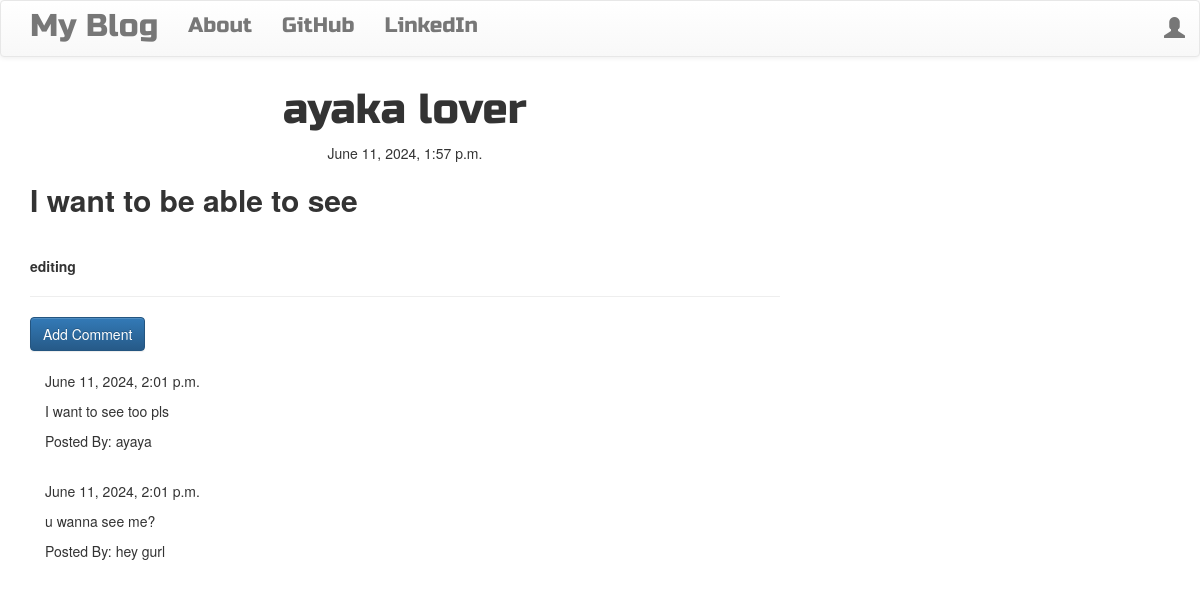
The app's page /post/1/ with its own data.
### blog/models.py (models this page shows, shortened)
class Post(models.Model):
  author = models.ForeignKey('auth.User', on_delete=models.CASCADE)
  title = models.CharField(max_length=256)
  text = models.TextField()
  create_date = models.DateTimeField(default=timezone.now)
  published_date = models.DateTimeField(blank=True, null=True)

class Comment(models.Model):
  author = models.CharField(max_length=200)
  text = models.TextField()
  create_date = models.DateTimeField(default=timezone.now)
  approved_comment = models.BooleanField(default=False)
  post = models.ForeignKey('blog.Post', related_name='comments', on_delete=models.CASCADE)

### blog/views.py (the view)
# urls.py: path("post/<int:pk>/", PostDetailView.as_view(), name="post_detail"),
class PostDetailView(DetailView):
  model = Post

### blog/templates/blog/post_detail.html (shortened to what this page needs)
<!DOCTYPE html>
{% extends "blog/base.html" %}
  {% block body_block %}
    <h1 class="post-title loader">{{ post.title }}</h1>
    {% if post.published_date %}
      <div class="date post-date">
        {{ post.published_date }}
      </div>
    {% else %}
      <a href="{% url 'post_publish' pk=post.pk %}" class="btn btn-default">Publish</a>
    {% endif %}
    <p class="post-content">{{ post.text | safe | linebreaksbr }}</p>
    <hr>
    <a href="{% url 'add_comment_to_post' pk=post.pk %}" class="btn btn-primary">Add Comment</a>
    <div class="container">
      {% for comment in post.comments.all %}
        <br>
        {% if user.is_authenticated or comment.approved_comment %}
          {{ comment.create_date }}
          <p>{{ comment.text | safe | linebreaks }}</p>
          <p>Posted By: {{ comment.author }}</p>
        {% endif %}
        {% empty %}
          <p>No Comments</p>
      {% endfor %}
    </div>
  {% endblock %}

### blog/templates/blog/base.html (shortened to what this page needs)
<!DOCTYPE html>
{% load static %}
<html lang="en">
<head>
  <link rel="stylesheet" href="https://maxcdn.bootstrapcdn.com/bootstrap/3.3.7/css/bootstrap.min.css">
  <link rel="stylesheet" href="https://cdn.jsdelivr.net/npm/bootstrap@3.3.7/dist/css/bootstrap-theme.min.css">
  <link rel="stylesheet" href="//cdn.jsdelivr.net/npm/medium-editor@latest/dist/css/medium-editor.min.css" type="text/css" media="screen" charset="utf-8">
   <link rel="stylesheet" href="{% static 'css/blog.css' %}">
</head>
<body class="loader">
   <nav class="navbar navbar-default tech-font">
    <div class="container">
      <ul class="nav navbar-nav">
        <li><a href="{% url 'post_list' %}" class="navbar-brand big-brand">My Blog</a></li>
        <li><a href="{% url 'about' %}" class="navbar-link">About</a></li>
        <li><a href="https://www.github.com" class="navbar-link">GitHub</a></li>
        <li><a href="https://www.linkedin.com" class="navbar-link">LinkedIn</a></li>
      </ul>
      <ul class="nav navbar-nav navbar-right">
        {% if user.is_authenticated %}
          <li>
            <a href="{% url 'post_new' %}">New Post</a>
          </li>
          <li>
            <a href="{% url 'post_draft_list' %}">Drafts</a>
          </li>
          <li>
            <form action="{% url 'logout' %}" method="post">
              {% csrf_token %}
              <button type="submit" class="reset-button">Logout</button>
            </form>
          </li>
          <li>
            <a>Welcome: {{ user.username }}</a>
          </li>
        {% else %}
          <li>
            <a href="{% url 'login' %}" class="nav navbar-right">
              <span class="glyphicon glyphicon-user"></span>
            </a>
          </li>
        {% endif %}
      </ul>
    </div>
   </nav>
   <div class="content container">
    <div class="row">
      <div class="col-md-8">
        <div class="blog_posts">
          {% block body_block %}
          {% endblock %}
        </div>
      </div>
    </div>
   </div>
</body>
</html>

### blog/static/css/blog.css (style rules this page uses)
.tech-font { font-family: 'Russo One', sans-serif; font-size: 1.5em; margin-bottom: 10px; }
.post-date { text-align: center; }
.post-title { font-family: 'Russo One', sans-serif; font-size: 3em; text-align: center; }
.post-content { font-family: 'Montserrat'; font-size: 1.5em; }
.big-brand { font-size: 1.5em; }
.loader { filter: hue-rotate(0deg); color: linear-gradient(45deg,#0f8,#08f); animation: hue 5000ms infinite linear; }

### records on screen
Post: title "ayaka lover", published_date "June 11, 2024, 1:57 p.m.", text "I want to be able to see editing"
Comment: create_date "June 11, 2024, 2:01 p.m.", text "I want to see too pls", author "ayaya"
Comment: create_date "June 11, 2024, 2:01 p.m.", text "u wanna see me?", author "hey gurl"
